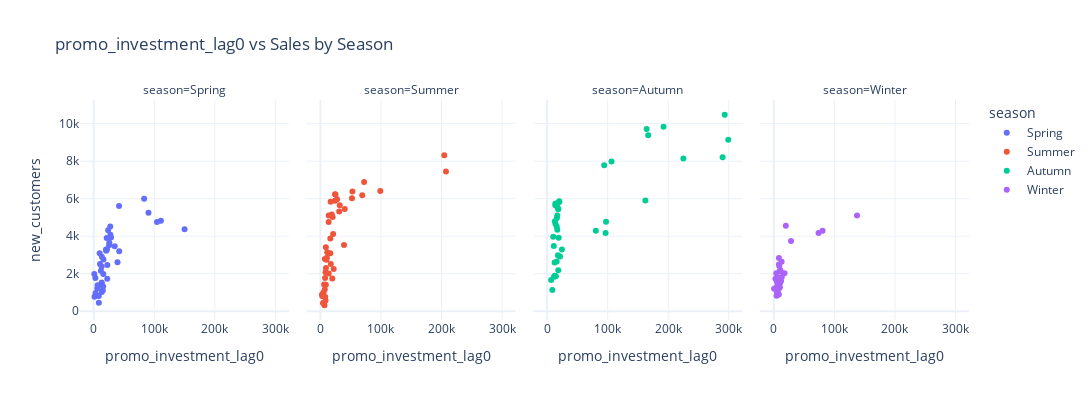

Here is the notebook cell this chart was saved with:
### Markdown cell above
### Seasonal Effects 🌻 🌞 🍃 ❄

### Code cell
season_df = add_season_column(lagged_df, date_col=date_col)

season_channels_dropdown = widgets.Dropdown(description='Channel',
                                            options=lagged_channels_names)

def plot_seasonal_effect(channel: str):


  fig = px.scatter(
      season_df,
      x=channel,
      y=target,
      color="season",
      facet_col="season",
      title=f"{channel} vs Sales by Season",
      height=400,
      width=1300
  )
  fig.show()


interactive_seasonal_plot = interactive(plot_seasonal_effect,
                                        channel = season_channels_dropdown,
                                        )

display(interactive_seasonal_plot)

### Figure 1 — Plotly figure (JSON) as saved in the notebook; plotly's stock layout.template omitted (floating-point values rounded to 4 significant figures)
{"data": [{"hovertemplate": "season=Spring<br>promo_investment_lag0=%{x}<br>new_customers=%{y}<extra></extra>", "legendgroup": "Spring", "marker": {"color": "#636efa", "symbol": "circle"}, "mode": "markers", "name": "Spring", "orientation": "v", "showlegend": true, "type": "scatter", "x": [1304.0, 3001.0, 7545.0, 2756.0, 6393.0, 5955.0, 13270.0, 8310.0, 8446.0, 14970.0, 22300.0, 42100.0, 22470.0, 25420.0, 13140.0, 15480.0, 11820.0, 15780.0, 13100.0, 946.4, 16050.0, 21930.0, 27480.0, 23820.0, 41800.0, 20550.0, 21370.0, 28580.0, 27280.0, 10400.0, 20220.0, 13030.0, 13400.0, 9743.0, 34630.0, 25770.0, 110900.0, 90380.0, 83220.0, 150000.0, 104400.0, 39260.0], "xaxis": "x", "y": [777, 978, 1365, 1773, 1384, 1225, 1020, 814, 450, 1110, 1726, 3200, 2462, 3514, 1532, 1321, 2153, 1984, 1470, 1983, 2762, 3297, 4084, 4312, 5607, 3226, 3906, 3937, 4518, 2523, 3288, 2383, 2908, 3091, 3465, 3649, 4821, 5249, 6000, 4370, 4759, 2613], "yaxis": "y"}, {"hovertemplate": "season=Summer<br>promo_investment_lag0=%{x}<br>new_customers=%{y}<extra></extra>", "legendgroup": "Summer", "marker": {"color": "#EF553B", "symbol": "circle"}, "mode": "markers", "name": "Summer", "orientation": "v", "showlegend": true, "type": "scatter", "x": [4610.0, 3429.0, 6680.0, 8461.0, 4284.0, 7953.0, 5099.0, 6053.0, 2476.0, 7685.0, 13640.0, 8395.0, 10550.0, 11230.0, 19640.0, 17130.0, 21860.0, 38980.0, 16340.0, 16360.0, 13550.0, 27470.0, 18660.0, 24770.0, 31900.0, 24170.0, 16830.0, 24010.0, 20930.0, 13690.0, 20140.0, 30960.0, 40190.0, 52070.0, 69010.0, 52890.0, 72140.0, 98860.0, 207300.0, 204500.0, 8923.0, 7313.0, 9118.0, 8917.0, 7188.0, 9970.0], "xaxis": "x2", "y": [950, 800, 320, 575, 446, 764, 997, 1430, 879, 1776, 2011, 2080, 2852, 3148, 1740, 2523, 2256, 3534, 3096, 3883, 4760, 5969, 5154, 6222, 5645, 6234, 5833, 5887, 4111, 5102, 5017, 5311, 5450, 6017, 6178, 6386, 6884, 6405, 7444, 8317, 3413, 2783, 2304, 1410, 1162, 2743], "yaxis": "y2"}, {"hovertemplate": "season=Autumn<br>promo_investment_lag0=%{x}<br>new_customers=%{y}<extra></extra>", "legendgroup": "Autumn", "marker": {"color": "#00cc96", "symbol": "circle"}, "mode": "markers", "name": "Autumn", "orientation": "v", "showlegend": true, "type": "scatter", "x": [11000.0, 16790.0, 13750.0, 13540.0, 16150.0, 10110.0, 21280.0, 24440.0, 17850.0, 12550.0, 11340.0, 8547.0, 6578.0, 20020.0, 18380.0, 13750.0, 20010.0, 17400.0, 16790.0, 12800.0, 15800.0, 19110.0, 15760.0, 12400.0, 18420.0, 14500.0, 94290.0, 106300.0, 164300.0, 166900.0, 192200.0, 293200.0, 299100.0, 289800.0, 224900.0, 162200.0, 96530.0, 97280.0, 80450.0], "xaxis": "x3", "y": [3479, 4340, 4667, 5649, 4973, 3976, 2923, 3285, 2986, 1891, 1842, 1139, 1662, 5862, 5438, 5748, 5828, 5524, 5106, 4794, 4513, 3919, 2649, 2599, 2180, 1862, 7788, 7981, 9716, 9377, 9833, 10473, 9147, 8207, 8137, 5901, 4176, 4764, 4292], "yaxis": "y3"}, {"hovertemplate": "season=Winter<br>promo_investment_lag0=%{x}<br>new_customers=%{y}<extra></extra>", "legendgroup": "Winter", "marker": {"color": "#ab63fa", "symbol": "circle"}, "mode": "markers", "name": "Winter", "orientation": "v", "showlegend": true, "type": "scatter", "x": [10480.0, 2647.0, 7253.0, 5273.0, 8327.0, 5207.0, 5780.0, 8993.0, 9309.0, 7534.0, 17690.0, 11900.0, 7973.0, 10900.0, 10560.0, 19810.0, 10020.0, 4089.0, 7188.0, 13220.0, 10480.0, 12890.0, 9812.0, 28380.0, 10140.0, 73880.0, 137400.0, 80450.0, 8321.0, 9095.0, 8515.0, 6600.0, 8449.0, 4550.0, 5770.0, 5010.0, 4678.0, 484.0], "xaxis": "x4", "y": [1526, 1735, 1576, 1034, 893, 1569, 935, 1626, 1456, 1731, 2024, 1610, 1774, 2180, 2130, 4563, 1285, 2023, 1799, 1831, 2148, 2633, 1748, 3750, 2162, 4175, 5109, 4292, 2493, 2413, 1221, 1007, 2833, 827, 1088, 1312, 1279, 1205], "yaxis": "y4"}], "layout": {"annotations": [{"font": {}, "showarrow": false, "text": "season=Spring", "x": 0.1175, "xanchor": "center", "xref": "paper", "y": 1, "yanchor": "bottom", "yref": "paper"}, {"font": {}, "showarrow": false, "text": "season=Summer", "x": 0.3725, "xanchor": "center", "xref": "paper", "y": 1, "yanchor": "bottom", "yref": "paper"}, {"font": {}, "showarrow": false, "text": "season=Autumn", "x": 0.6275, "xanchor": "center", "xref": "paper", "y": 1, "yanchor": "bottom", "yref": "paper"}, {"font": {}, "showarrow": false, "text": "season=Winter", "x": 0.8825, "xanchor": "center", "xref": "paper", "y": 1, "yanchor": "bottom", "yref": "paper"}], "height": 400, "legend": {"title": {"text": "season"}, "tracegroupgap": 0}, "title": {"text": "promo_investment_lag0 vs Sales by Season"}, "width": 1300, "xaxis": {"anchor": "y", "domain": [0, 0.235], "title": {"text": "promo_investment_lag0"}}, "xaxis2": {"anchor": "y2", "domain": [0.255, 0.49], "matches": "x", "title": {"text": "promo_investment_lag0"}}, "xaxis3": {"anchor": "y3", "domain": [0.51, 0.745], "matches": "x", "title": {"text": "promo_investment_lag0"}}, "xaxis4": {"anchor": "y4", "domain": [0.765, 1.0], "matches": "x", "title": {"text": "promo_investment_lag0"}}, "yaxis": {"anchor": "x", "domain": [0, 1], "title": {"text": "new_customers"}}, "yaxis2": {"anchor": "x2", "domain": [0, 1], "matches": "y", "showticklabels": false}, "yaxis3": {"anchor": "x3", "domain": [0, 1], "matches": "y", "showticklabels": false}, "yaxis4": {"anchor": "x4", "domain": [0, 1], "matches": "y", "showticklabels": false}}}
